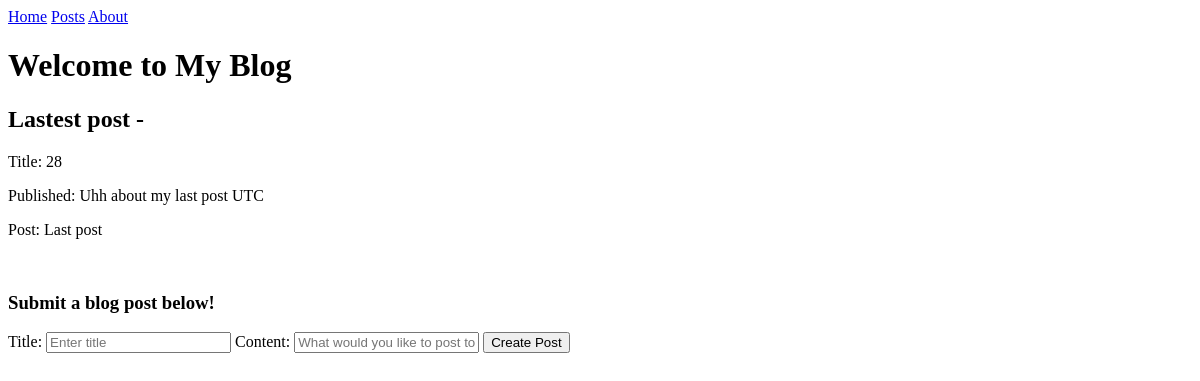
Before: / with the older database file.
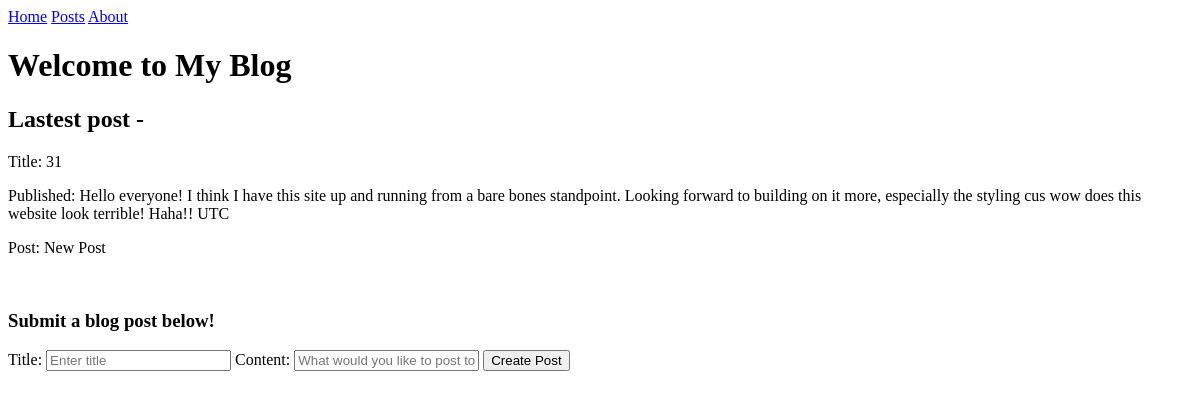
After: the same page with the newer database file.
### tables this page shows
CREATE TABLE blog_posts (
    post_id         INTEGER PRIMARY KEY AUTOINCREMENT,
    post_title    TEXT    NOT NULL,
    post_content  TEXT    NOT NULL,
    created_date   DATETIME DEFAULT CURRENT_TIMESTAMP,
    modified_date  DATETIME DEFAULT CURRENT_TIMESTAMP
);

### routes.py (the view)
@web_app_bp.route("/", methods=["GET"])
def homepage():
    return render_template('index.html', **_last_post_context())

### routes.py (called while the page is built)
def _last_post_context():
    last_post = fetch_last_post()
    return {"last_post": last_post if isinstance(last_post, list) else []}

### services.py (called while the page is built)
def fetch_last_post():
    try:
        conn = sqlite3.connect(DB_PATH)
        cursor = conn.cursor()
        cursor.execute(
            """
                SELECT post_id, post_title, post_content, created_date FROM blog_posts ORDER BY post_id DESC LIMIT 1;
            """
        )
        last_post = cursor.fetchall()
        conn.close()
        return last_post
    except Exception as e:
        return e

### templates/index.html (shortened to what this page needs)
{% extends "base.html" %}
{% block content %}
<h1>Welcome to My Blog</h1>
<body>
    <h2>Lastest post - </h2>
    <article>
        <header>
            <p>Title: {{ last_post[0][0] }}</p>
            <p>Published: <time>{{last_post[0][2]}} UTC</time></p>
        </header>
        <section class="post-content">
            <div id="last-post-container">
                <p>Post: {{ last_post[0][1] }}</p>
            </div>
        </section>
    </article>
    <br>
    <h3>Submit a blog post below!</h3>
    <form
        id="blog-form"
        action="/create-post"
        method="post"
    >
        <label for="title">Title:</label>
        <input type="text" name="post-title" placeholder="Enter title">
        <label for="content">Content:</label>
        <input type="text" name="post-content" placeholder="What would you like to post today?">
        <button type="submit" onsubmit="handleForm(event)">Create Post</button>
    </form>
</body>
{% endblock %}

### templates/base.html (shortened to what this page needs)
<!DOCTYPE html>
<html lang="en">
<head>
    <link rel="stylesheet" href="{{ url_for('static', filename='styles.css') }}">
</head>
<body>
    {% include "header.html" %}
    {% block content %}{% endblock %}
</body>
</html>

### templates/header.html
<div>
    <nav>
        <a href="{{ url_for('webapp_routes.homepage') }}">Home</a>
        <a href="{{ url_for('webapp_routes.posts') }}">Posts</a>
        <a href="{{ url_for('webapp_routes.about') }}">About</a>
    </nav>
</div>

### static/styles.css (style rules this page uses)
#last-post-container { justify-content: flex-end; }

Changed rows visible on the page:
no longer on this page (row unchanged): blog_posts: post_id "28", post_content "Uhh about my last post", post_title "Last post"
added blog_posts: post_id "31", post_content "Hello everyone! I think I have this site up and running from a bare bones standpoint. Looking forward to building on it more, especially the styling cus wow does this website look terrible! Haha!!", post_title "New Post"
